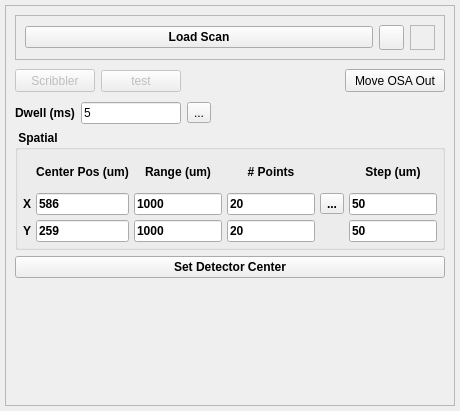
<?xml version="1.0" encoding="UTF-8"?>
<ui version="4.0">
 <class>Form</class>
 <widget class="QWidget" name="Form">
  <property name="geometry">
   <rect>
    <x>0</x>
    <y>0</y>
    <width>460</width>
    <height>411</height>
   </rect>
  </property>
  <property name="minimumSize">
   <size>
    <width>0</width>
    <height>150</height>
   </size>
  </property>
  <property name="windowTitle">
   <string>Form</string>
  </property>
  <layout class="QVBoxLayout" name="verticalLayout">
   <property name="spacing">
    <number>5</number>
   </property>
   <property name="margin">
    <number>5</number>
   </property>
   <item>
    <widget class="QFrame" name="frame_2_SCANPLUGIN">
     <property name="maximumSize">
      <size>
       <width>650</width>
       <height>16777215</height>
      </size>
     </property>
     <property name="frameShape">
      <enum>QFrame::StyledPanel</enum>
     </property>
     <property name="frameShadow">
      <enum>QFrame::Raised</enum>
     </property>
     <layout class="QVBoxLayout" name="verticalLayout_3">
      <property name="spacing">
       <number>6</number>
      </property>
      <property name="leftMargin">
       <number>9</number>
      </property>
      <property name="topMargin">
       <number>9</number>
      </property>
      <property name="bottomMargin">
       <number>9</number>
      </property>
      <item>
       <widget class="QFrame" name="loadscan_frame">
        <property name="minimumSize">
         <size>
          <width>0</width>
          <height>30</height>
         </size>
        </property>
        <property name="frameShape">
         <enum>QFrame::StyledPanel</enum>
        </property>
        <property name="frameShadow">
         <enum>QFrame::Sunken</enum>
        </property>
        <layout class="QHBoxLayout" name="horizontalLayout">
         <item>
          <widget class="QPushButton" name="loadScanBtn">
           <property name="font">
            <font>
             <weight>75</weight>
             <bold>true</bold>
            </font>
           </property>
           <property name="text">
            <string>Load Scan</string>
           </property>
          </widget>
         </item>
         <item>
          <widget class="QToolButton" name="helpBtn">
           <property name="minimumSize">
            <size>
             <width>25</width>
             <height>25</height>
            </size>
           </property>
           <property name="maximumSize">
            <size>
             <width>25</width>
             <height>25</height>
            </size>
           </property>
           <property name="text">
            <string/>
           </property>
           <property name="icon">
            <iconset>
             <normaloff>../../../icons/helplite.png</normaloff>../../../icons/helplite.png</iconset>
           </property>
           <property name="iconSize">
            <size>
             <width>50</width>
             <height>50</height>
            </size>
           </property>
          </widget>
         </item>
         <item>
          <widget class="QLabel" name="rtclkpic">
           <property name="maximumSize">
            <size>
             <width>25</width>
             <height>25</height>
            </size>
           </property>
           <property name="autoFillBackground">
            <bool>true</bool>
           </property>
           <property name="frameShape">
            <enum>QFrame::StyledPanel</enum>
           </property>
           <property name="text">
            <string/>
           </property>
           <property name="pixmap">
            <pixmap>../../../icons/icons8-mouse-right-click-50.png</pixmap>
           </property>
           <property name="scaledContents">
            <bool>true</bool>
           </property>
           <property name="alignment">
            <set>Qt::AlignRight|Qt::AlignTrailing|Qt::AlignVCenter</set>
           </property>
          </widget>
         </item>
        </layout>
       </widget>
      </item>
      <item>
       <layout class="QHBoxLayout" name="horizontalLayout_15">
        <item>
         <widget class="QPushButton" name="scribblerBtn">
          <property name="enabled">
           <bool>false</bool>
          </property>
          <property name="minimumSize">
           <size>
            <width>0</width>
            <height>23</height>
           </size>
          </property>
          <property name="text">
           <string>Scribbler</string>
          </property>
          <property name="checkable">
           <bool>true</bool>
          </property>
         </widget>
        </item>
        <item>
         <widget class="QPushButton" name="testBtn">
          <property name="enabled">
           <bool>false</bool>
          </property>
          <property name="text">
           <string>test</string>
          </property>
         </widget>
        </item>
        <item>
         <spacer name="horizontalSpacer_2">
          <property name="orientation">
           <enum>Qt::Horizontal</enum>
          </property>
          <property name="sizeHint" stdset="0">
           <size>
            <width>40</width>
            <height>30</height>
           </size>
          </property>
         </spacer>
        </item>
        <item>
         <widget class="QPushButton" name="osaOutBtn">
          <property name="minimumSize">
           <size>
            <width>100</width>
            <height>23</height>
           </size>
          </property>
          <property name="text">
           <string>Move OSA Out</string>
          </property>
          <property name="checkable">
           <bool>true</bool>
          </property>
         </widget>
        </item>
       </layout>
      </item>
      <item>
       <layout class="QHBoxLayout" name="horizontalLayout_5">
        <item>
         <widget class="QLabel" name="label_8">
          <property name="font">
           <font>
            <weight>75</weight>
            <bold>true</bold>
           </font>
          </property>
          <property name="text">
           <string>Dwell (ms)</string>
          </property>
          <property name="alignment">
           <set>Qt::AlignCenter</set>
          </property>
         </widget>
        </item>
        <item>
         <widget class="QLineEdit" name="dwellFld">
          <property name="maximumSize">
           <size>
            <width>100</width>
            <height>16777215</height>
           </size>
          </property>
          <property name="text">
           <string>5</string>
          </property>
          <property name="mandatoryField" stdset="0">
           <bool>true</bool>
          </property>
         </widget>
        </item>
        <item>
         <widget class="QToolButton" name="dwell_magicBtn">
          <property name="toolTip">
           <string>adjust number of points to use this dwell value</string>
          </property>
          <property name="text">
           <string>...</string>
          </property>
          <property name="icon">
           <iconset>
            <normaloff>../../../../../../../icons/wand.ico</normaloff>../../../../../../../icons/wand.ico</iconset>
          </property>
         </widget>
        </item>
        <item>
         <spacer name="horizontalSpacer">
          <property name="orientation">
           <enum>Qt::Horizontal</enum>
          </property>
          <property name="sizeHint" stdset="0">
           <size>
            <width>40</width>
            <height>20</height>
           </size>
          </property>
         </spacer>
        </item>
       </layout>
      </item>
      <item>
       <widget class="QGroupBox" name="groupBox">
        <property name="minimumSize">
         <size>
          <width>0</width>
          <height>120</height>
         </size>
        </property>
        <property name="font">
         <font>
          <weight>75</weight>
          <bold>true</bold>
         </font>
        </property>
        <property name="title">
         <string> Spatial </string>
        </property>
        <layout class="QVBoxLayout" name="verticalLayout_2">
         <property name="spacing">
          <number>5</number>
         </property>
         <property name="margin">
          <number>5</number>
         </property>
         <item>
          <layout class="QGridLayout" name="gridLayout_2">
           <item row="0" column="1">
            <widget class="QLabel" name="label_9">
             <property name="font">
              <font>
               <weight>75</weight>
               <bold>true</bold>
              </font>
             </property>
             <property name="text">
              <string>Center Pos (um)</string>
             </property>
             <property name="alignment">
              <set>Qt::AlignCenter</set>
             </property>
            </widget>
           </item>
           <item row="0" column="2">
            <widget class="QLabel" name="label_10">
             <property name="font">
              <font>
               <weight>75</weight>
               <bold>true</bold>
              </font>
             </property>
             <property name="text">
              <string>Range (um)</string>
             </property>
             <property name="alignment">
              <set>Qt::AlignCenter</set>
             </property>
            </widget>
           </item>
           <item row="0" column="3">
            <widget class="QLabel" name="label_11">
             <property name="font">
              <font>
               <weight>75</weight>
               <bold>true</bold>
              </font>
             </property>
             <property name="text">
              <string># Points</string>
             </property>
             <property name="alignment">
              <set>Qt::AlignCenter</set>
             </property>
            </widget>
           </item>
           <item row="0" column="5">
            <widget class="QLabel" name="label_12">
             <property name="font">
              <font>
               <weight>75</weight>
               <bold>true</bold>
              </font>
             </property>
             <property name="text">
              <string>Step (um)</string>
             </property>
             <property name="alignment">
              <set>Qt::AlignCenter</set>
             </property>
            </widget>
           </item>
           <item row="1" column="0">
            <widget class="QLabel" name="label_13">
             <property name="font">
              <font>
               <weight>75</weight>
               <bold>true</bold>
              </font>
             </property>
             <property name="text">
              <string>X</string>
             </property>
            </widget>
           </item>
           <item row="1" column="1">
            <widget class="QLineEdit" name="centerXFld">
             <property name="text">
              <string>586</string>
             </property>
            </widget>
           </item>
           <item row="1" column="3">
            <widget class="QLineEdit" name="npointsXFld">
             <property name="text">
              <string>20</string>
             </property>
            </widget>
           </item>
           <item row="1" column="5">
            <widget class="QLineEdit" name="stepXFld">
             <property name="text">
              <string>50</string>
             </property>
            </widget>
           </item>
           <item row="2" column="0">
            <widget class="QLabel" name="label_14">
             <property name="font">
              <font>
               <weight>75</weight>
               <bold>true</bold>
              </font>
             </property>
             <property name="text">
              <string>Y</string>
             </property>
            </widget>
           </item>
           <item row="2" column="2">
            <widget class="QLineEdit" name="rangeYFld">
             <property name="text">
              <string>1000</string>
             </property>
            </widget>
           </item>
           <item row="2" column="3">
            <widget class="QLineEdit" name="npointsYFld">
             <property name="text">
              <string>20</string>
             </property>
            </widget>
           </item>
           <item row="2" column="5">
            <widget class="QLineEdit" name="stepYFld">
             <property name="text">
              <string>50</string>
             </property>
            </widget>
           </item>
           <item row="1" column="2">
            <widget class="QLineEdit" name="rangeXFld">
             <property name="text">
              <string>1000</string>
             </property>
            </widget>
           </item>
           <item row="2" column="1">
            <widget class="QLineEdit" name="centerYFld">
             <property name="text">
              <string>259</string>
             </property>
            </widget>
           </item>
           <item row="1" column="4">
            <widget class="QToolButton" name="xPoints_magicBtn">
             <property name="toolTip">
              <string>adjust dwell value to use this number of points</string>
             </property>
             <property name="text">
              <string>...</string>
             </property>
             <property name="icon">
              <iconset>
               <normaloff>../../../../../../../icons/wand.ico</normaloff>../../../../../../../icons/wand.ico</iconset>
             </property>
            </widget>
           </item>
          </layout>
         </item>
        </layout>
       </widget>
      </item>
      <item>
       <widget class="QPushButton" name="setCenterBtn">
        <property name="font">
         <font>
          <weight>75</weight>
          <bold>true</bold>
         </font>
        </property>
        <property name="text">
         <string>Set Detector Center</string>
        </property>
       </widget>
      </item>
      <item>
       <widget class="QFrame" name="detectorPlotFrame">
        <property name="minimumSize">
         <size>
          <width>0</width>
          <height>0</height>
         </size>
        </property>
        <property name="maximumSize">
         <size>
          <width>500</width>
          <height>16777215</height>
         </size>
        </property>
        <property name="frameShape">
         <enum>QFrame::StyledPanel</enum>
        </property>
        <property name="frameShadow">
         <enum>QFrame::Raised</enum>
        </property>
       </widget>
      </item>
      <item>
       <spacer name="verticalSpacer_2">
        <property name="orientation">
         <enum>Qt::Vertical</enum>
        </property>
        <property name="sizeHint" stdset="0">
         <size>
          <width>20</width>
          <height>40</height>
         </size>
        </property>
       </spacer>
      </item>
     </layout>
    </widget>
   </item>
  </layout>
 </widget>
 <resources/>
 <connections/>
</ui>
